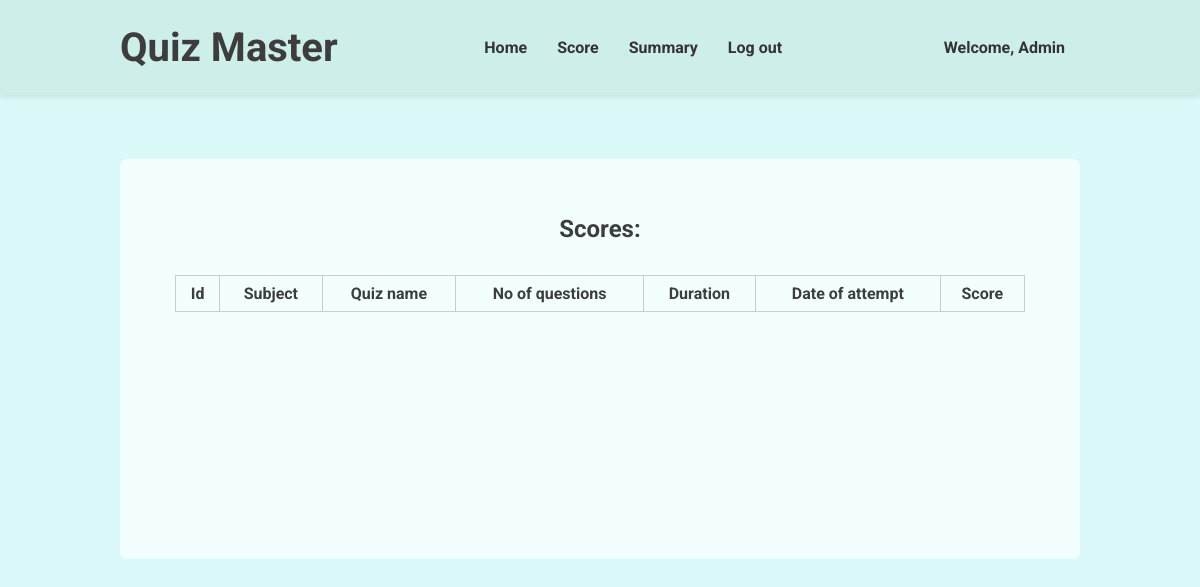
Page /score (signed in) on the earlier database version.
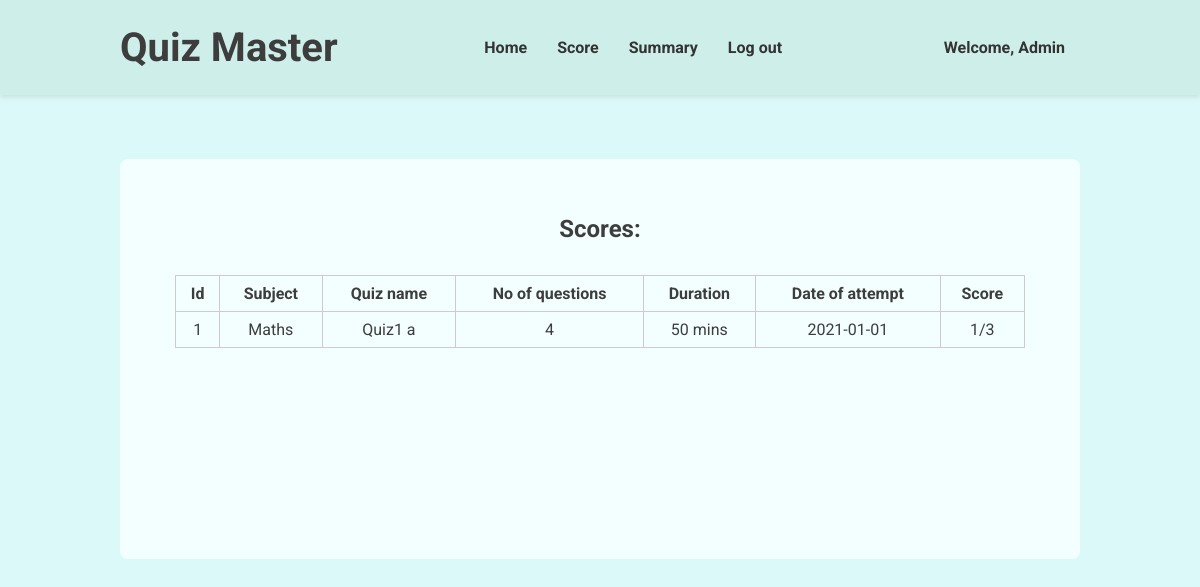
Same page on the later database version.
### models.py (models this page shows)
class Scores(db.Model):
    __tablename__ = 'scores'
    scoreid = db.Column(db.Integer, primary_key=True)
    userid = db.Column(db.Integer, db.ForeignKey('users.id'), nullable=False)
    quizid = db.Column(db.Integer, db.ForeignKey('quizzes.quizid'), nullable=False)
    attemptdate = db.Column(db.Date, nullable=False)
    correctanswers = db.Column(db.Integer, nullable=False)
    totalquestions = db.Column(db.Integer, nullable=False)

class Subjects(db.Model):
    __tablename__ = 'subjects'
    subjectid = db.Column(db.Integer, primary_key=True)
    subjectname = db.Column(db.String(80), unique=False, nullable=False)
    subjectdesc = db.Column(db.String(512), nullable=False)
    chapters = db.relationship('Chapters', backref='subject', lazy=True)

class Quizzes(db.Model):
    __tablename__ = 'quizzes'
    quizid = db.Column(db.Integer, primary_key=True)
    quizname = db.Column(db.String(80), unique=False, nullable=False)
    subjectid = db.Column(db.Integer, db.ForeignKey('subjects.subjectid'), nullable=False)
    duration = db.Column(db.Integer, nullable=False)
    quizdate = db.Column(db.Date, nullable=False)
    questions = db.relationship('Questions', backref='quiz', lazy=True)

### routes.py (the view)
@app.route('/score')
@login_required
def score():
    return render_template('scores.html', user = current_user, scores = Scores.query.filter_by(userid=current_user.id).all(), quizzes = Quizzes.query.all(), subjects = Subjects.query.all())

### app.py (called while the page is built)
@login_manager.user_loader
def load_user(userid):
    return models.User.query.get(int(userid))

### templates/scores.html (shortened to what this page needs)
{% extends "base.html" %} {% block title %}Scores | Quiz Master{% endblock %} {%
block stylesheet %}
<link rel="stylesheet" href="{{ url_for('static', filename='navbar.css') }}" />
{% endblock %} {% block navbar %}
<header>
  <div class="header-container">
    <h1>Quiz Master</h1>
    <nav>
      <ul>
        <li>
          <a href="/dashboard">Home</a>
        </li>
        <li>
          <a href="/score">Score</a>
        </li>
        <li>
          <a href="/summary">Summary</a>
        </li>
        <li>
          <a href="/logout">Log out</a>
        </li>
      </ul>
    </nav>
    <a href="/profile">Welcome, {{ user.fullname}}</a>
  </div>
</header>
{% endblock %} {% block content %}
<main>
  <h2>Scores:</h2>
  <table>
    <thead>
      <tr>
        <th>Id</th>
        <th>Subject</th>
        <th>Quiz name</th>
        <th>No of questions</th>
        <th>Duration</th>
        <th>Date of attempt</th>
        <th>Score</th>
      </tr>
    </thead>
    <tbody>
      {% for score in scores %}
      <tr>
        <td>{{score.scoreid}}</td>
        {% for quiz in quizzes %} {% if quiz.quizid == score.quizid %} {% for
        subject in subjects %} {% if subject.subjectid == quiz.subjectid %}
        <td>{{ subject.subjectname }}</td>
        {% endif %} {% endfor %} {% endif %} {% endfor %} {% for quiz in quizzes
        %} {% if quiz.quizid == score.quizid %}
        <td>{{ quiz.quizname }}</td>
        <td>{{ quiz.questions|length }}</td>
        <td>{{ quiz.duration }} mins</td>
        {% endif %} {% endfor %}
        <td>{{score.attemptdate}}</td>
        <td>{{score.correctanswers}}/{{score.totalquestions}}</td>
      </tr>
      {% endfor %}
    </tbody>
  </table>
</main>
{% endblock %} {% block script %} {% endblock %}

Differences in the rows shown:
added Scores: scoreid "1", attemptdate "2021-01-01", correctanswers "1", totalquestions "3"
now on this page (row edited): Quizzes: quizname "Quiz1 a", questions|length "4", duration "50"
now on this page (row edited): Subjects: subjectname "Maths"
